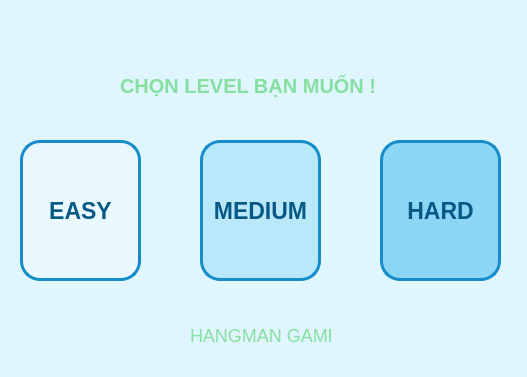
<?xml version="1.0" encoding="UTF-8"?>
<ui version="4.0">
 <class>chonlevel</class>
 <widget class="QWidget" name="chonlevel">
  <property name="geometry">
   <rect>
    <x>0</x>
    <y>0</y>
    <width>527</width>
    <height>377</height>
   </rect>
  </property>
  <property name="windowTitle">
   <string>Form</string>
  </property>
  <property name="styleSheet">
   <string notr="true">QWidget#chonlevel
 {
    background-color: #DFF6FF;
}</string>
  </property>
  <widget class="QPushButton" name="btnEasy">
   <property name="geometry">
    <rect>
     <x>20</x>
     <y>140</y>
     <width>121</width>
     <height>141</height>
    </rect>
   </property>
   <property name="styleSheet">
    <string notr="true">QPushButton {
    background-color: #EAF9FF;
    color: #075985;
    border: 3px solid #168CCB;
    border-radius: 20px;
    font-size: 23px;
    font-weight: bold;
}

QPushButton:hover {
    background-color: #7DD3FC;
}

QPushButton:pressed {
    background-color: #38BDF8;
}</string>
   </property>
   <property name="text">
    <string>EASY</string>
   </property>
  </widget>
  <widget class="QPushButton" name="btnMedium">
   <property name="geometry">
    <rect>
     <x>200</x>
     <y>140</y>
     <width>121</width>
     <height>141</height>
    </rect>
   </property>
   <property name="styleSheet">
    <string notr="true">QPushButton {
    background-color: #B8E8FA;
    color: #075985;
    border: 3px solid #168CCB;
    border-radius: 20px;
    font-size: 23px;
    font-weight: bold;
}

QPushButton:hover {
    background-color: #7DD3FC;
}

QPushButton:pressed {
    background-color: #38BDF8;
}</string>
   </property>
   <property name="text">
    <string>MEDIUM</string>
   </property>
  </widget>
  <widget class="QPushButton" name="btnHard">
   <property name="geometry">
    <rect>
     <x>380</x>
     <y>140</y>
     <width>121</width>
     <height>141</height>
    </rect>
   </property>
   <property name="styleSheet">
    <string notr="true">QPushButton {
    background-color: #8BD6F4;
    color: #075985;
    border: 3px solid #168CCB;
    border-radius: 20px;
    font-size: 23px;
    font-weight: bold;
}

QPushButton:hover {
    background-color: #55BFF0;
}

QPushButton:pressed {
    background-color: #0284C7;
}</string>
   </property>
   <property name="text">
    <string>HARD</string>
   </property>
  </widget>
  <widget class="QLabel" name="label">
   <property name="geometry">
    <rect>
     <x>190</x>
     <y>320</y>
     <width>141</width>
     <height>31</height>
    </rect>
   </property>
   <property name="styleSheet">
    <string notr="true">QLabel {
    color: #86DFA0;
    background: transparent;
    font-size: 18px;
}</string>
   </property>
   <property name="text">
    <string>HANGMAN GAME</string>
   </property>
  </widget>
  <widget class="QLabel" name="label_2">
   <property name="geometry">
    <rect>
     <x>120</x>
     <y>40</y>
     <width>381</width>
     <height>91</height>
    </rect>
   </property>
   <property name="styleSheet">
    <string notr="true">QLabel {
    color: #86DFA0;
    background: transparent;
    border: none;
    font-size: 20px;
    font-weight: bold;
}</string>
   </property>
   <property name="text">
    <string>CHỌN LEVEL BẠN MUỐN !</string>
   </property>
  </widget>
 </widget>
 <resources/>
 <connections/>
</ui>
